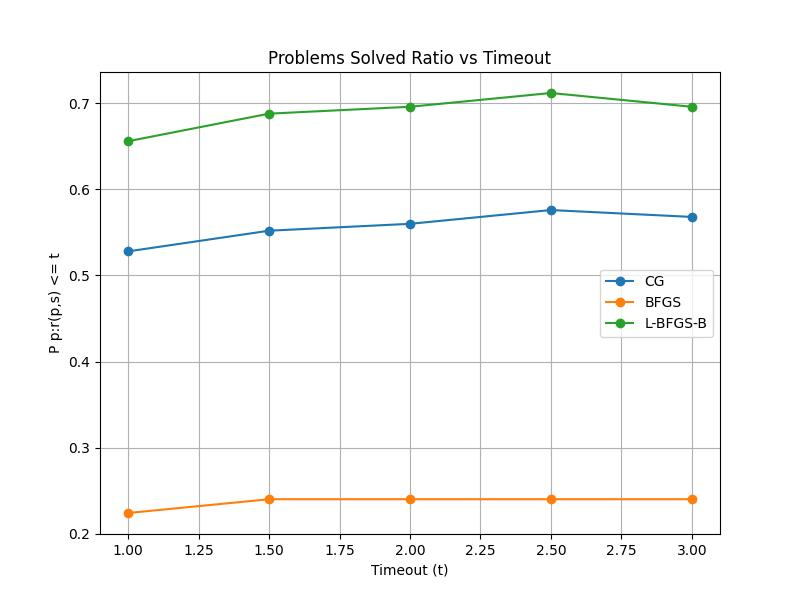

The script that saved this image:
import os
import json
import matplotlib.pyplot as plt

# Define the folder containing the JSON files
results_folder = "results"

# Data storage
data = {}

# Iterate through the JSON files
for filename in os.listdir(results_folder):
    if filename.endswith(".json"):
        # Extract method and timeout from the filename
        parts = filename.split("_")
        method = parts[2]
        timeout = float(parts[-1].replace("s.json", "").replace("timeout_", ""))
        
        # Load the JSON file content
        filepath = os.path.join(results_folder, filename)
        with open(filepath, 'r') as file:
            content = json.load(file)
            solved_ratio = content["overall_metrics"]["solved_ratio"]
            solved_count, total_problems = map(int, solved_ratio.split("/"))
            solved_ratio_value = solved_count / total_problems
        
        # Store the data
        if method not in data:
            data[method] = []
        data[method].append((timeout, solved_ratio_value))

# Prepare data for plotting
plt.figure(figsize=(8, 6))

for method, values in data.items():
    values.sort(key=lambda x: x[0])  # Sort by timeout
    timeouts, ratios = zip(*values)
    plt.plot(timeouts, ratios, marker='o', label=method)

# Customize the plot
plt.title("Problems Solved Ratio vs Timeout")
plt.xlabel("Timeout (t)")
plt.ylabel("P p:r(p,s) <= t")
plt.legend()
plt.grid(True)

# Save the plot to a file
plt.savefig("plot1.jpg")

# Print a confirmation message
print("Plot saved as 'plot1.jpg'.")
